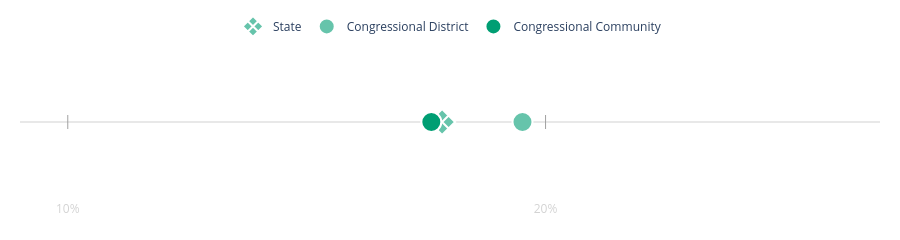

The cell this chart's notebook holds for it:
### Code cell
fig_3 = make_line_comp_chart_plotly(age_bracket_cols[2])
fig_3

### Figure 1 — Plotly figure (JSON) as saved in the notebook; plotly's stock layout.template omitted (floating-point values rounded to 4 significant figures)
{"data": [{"hoverinfo": "skip", "marker": {"color": "lightgrey", "line": {"width": 1}, "size": 10, "symbol": "line-ns"}, "mode": "lines+markers", "opacity": 0.5, "showlegend": false, "type": "scatter", "x": [0, 0.1, 0.2, 0.3, 0.4, 0.5, 0.6, 0.7, 0.8, 0.9, 1], "y": [1, 1, 1, 1, 1, 1, 1, 1, 1, 1, 1]}, {"hovertemplate": "State: 17.8%<extra></extra>", "marker": {"color": "#66C4AB", "line": {"color": "white", "width": 2}, "size": 20, "symbol": "diamond-x"}, "mode": "markers", "name": "State", "type": "scatter", "x": [0.1783], "y": [1]}, {"hovertemplate": "Congressional District: 19.5%<extra></extra>", "marker": {"color": "#66C4AB", "line": {"color": "white", "width": 2}, "size": 20, "symbol": "circle"}, "mode": "markers", "name": "Congressional District", "type": "scatter", "x": [0.1952], "y": [1]}, {"hovertemplate": "Congressional Community: 17.6%<extra></extra>", "marker": {"color": "#009E73", "line": {"color": "white", "width": 2}, "size": 20, "symbol": "circle"}, "mode": "markers", "name": "Congressional Community", "type": "scatter", "x": [0.1761], "y": [1]}], "layout": {"height": 200, "legend": {"orientation": "h", "x": 0.5, "xanchor": "center", "y": 1.02, "yanchor": "bottom"}, "margin": {"b": 40, "l": 20, "r": 20, "t": 40}, "plot_bgcolor": "white", "xaxis": {"color": "lightgrey", "range": [0.09, 0.27], "showgrid": false, "tickmode": "array", "ticktext": ["0%", "10%", "20%", "30%", "40%", "50%", "60%", "70%", "80%", "90%", "100%"], "tickvals": [0, 0.1, 0.2, 0.3, 0.4, 0.5, 0.6, 0.7, 0.8, 0.9, 1], "zeroline": false}, "yaxis": {"range": [0.9, 1.1], "visible": false}}}
